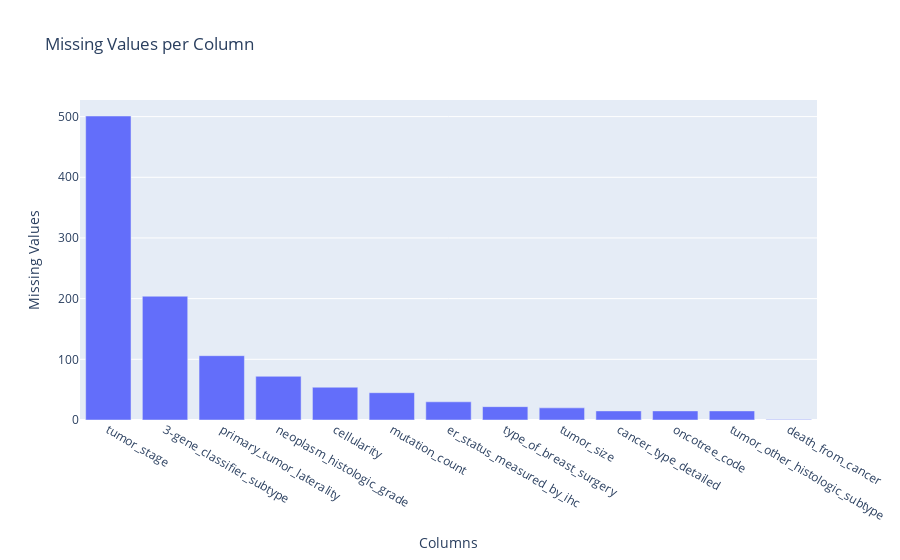

Here is the notebook cell this chart was saved with:
### Markdown cell above
## **Handling Missing Values**
We identify missing values and handle them appropriately.

### Code cell
# Check missing values
missing_values = df.isnull().sum().sort_values(ascending=False)
missing_values = missing_values[missing_values > 0]

# Plot missing values
plt.figure(figsize=(12, 5))
sns.barplot(x=missing_values.index, y=missing_values.values, palette="Reds_r")
plt.xticks(rotation=90)
plt.title("Missing Values Count")
plt.ylabel("Count")
plt.show()

# Interactive missing values visualization using Plotly
fig = px.bar(x=missing_values.index, y=missing_values.values, labels={'x':'Columns', 'y':'Missing Values'}, title="Missing Values per Column")
fig.show()

### Figure 1 — Plotly figure (JSON) as saved in the notebook; plotly's stock layout.template omitted (floating-point values rounded to 4 significant figures)
{"data": [{"alignmentgroup": "True", "hovertemplate": "Columns=%{x}<br>Missing Values=%{y}<extra></extra>", "legendgroup": "", "marker": {"color": "#636efa", "pattern": {"shape": ""}}, "name": "", "offsetgroup": "", "orientation": "v", "showlegend": false, "textposition": "auto", "type": "bar", "x": ["tumor_stage", "3-gene_classifier_subtype", "primary_tumor_laterality", "neoplasm_histologic_grade", "cellularity", "mutation_count", "er_status_measured_by_ihc", "type_of_breast_surgery", "tumor_size", "cancer_type_detailed", "oncotree_code", "tumor_other_histologic_subtype", "death_from_cancer"], "xaxis": "x", "y": [501, 204, 106, 72, 54, 45, 30, 22, 20, 15, 15, 15, 1], "yaxis": "y"}], "layout": {"barmode": "relative", "legend": {"tracegroupgap": 0}, "title": {"text": "Missing Values per Column"}, "xaxis": {"anchor": "y", "domain": [0, 1], "title": {"text": "Columns"}}, "yaxis": {"anchor": "x", "domain": [0, 1], "title": {"text": "Missing Values"}}}}
